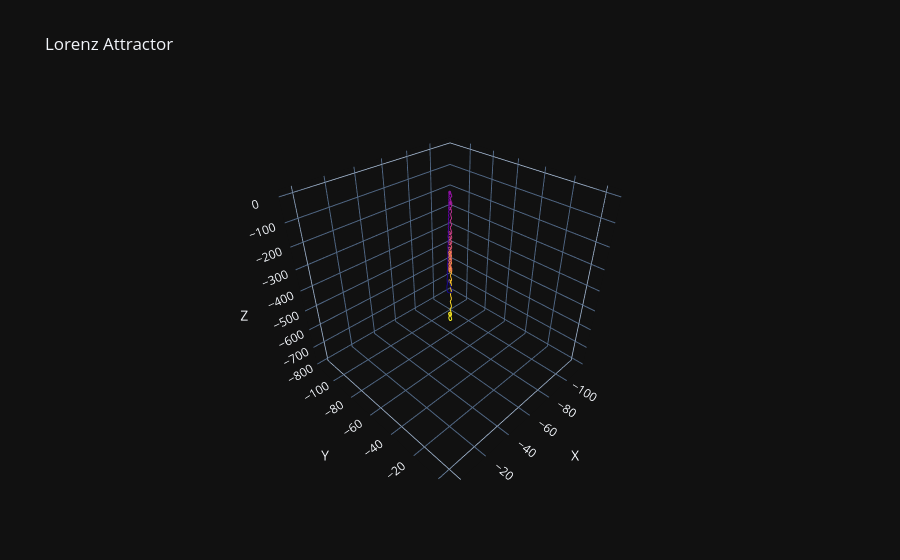

Write notebook code for a chart like this one.
### Code cell
# Visualize the Lorenz Attractor in 3D
fig = go.Figure()
fig.add_trace(go.Scatter3d(x=xi, y=yi, z=zi, mode='lines', line=dict(color=time, width=2)))

fig.update_layout(
    title='Lorenz Attractor',
    scene=dict(
        xaxis_title='X',
        yaxis_title='Y',
        zaxis_title='Z'
    ),
    template='plotly_dark',
)

fig.show()

### Figure 1 — Plotly figure (JSON) as saved in the notebook; plotly's stock layout.template omitted (floating-point values rounded to 4 significant figures; data arrays with more than 128 entries replaced by an {"elided": "..."} marker saying what was removed)
{"data": [{"line": {"color": {"elided": "10000 float values"}, "width": 2}, "mode": "lines", "type": "scatter3d", "x": {"elided": "10000 float values"}, "y": {"elided": "10000 float values"}, "z": {"elided": "10000 float values"}}], "layout": {"scene": {"xaxis": {"title": {"text": "X"}}, "yaxis": {"title": {"text": "Y"}}, "zaxis": {"title": {"text": "Z"}}}, "title": {"text": "Lorenz Attractor"}}}
